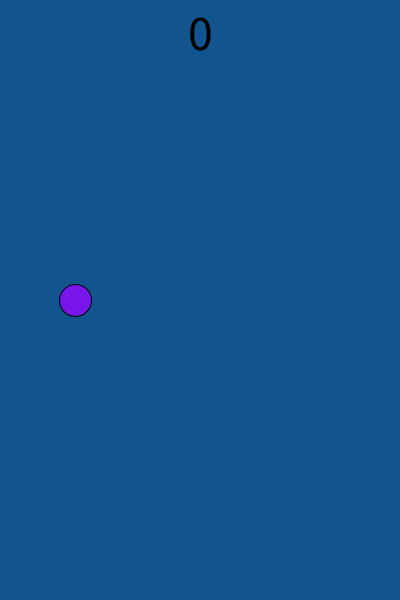
Frame 1 (no input)
Frame 60 (the mouse pressed at the canvas centre just before this capture): identical to frame 1, image omitted
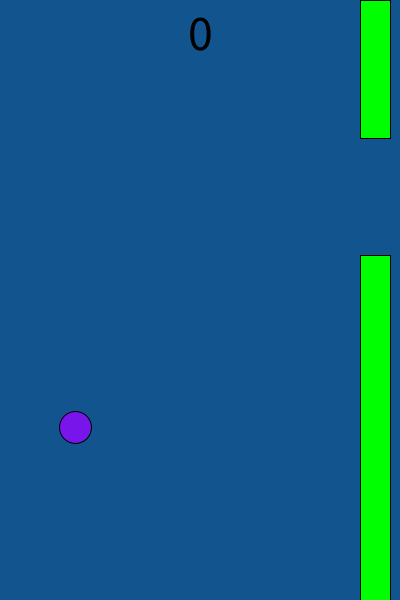
Frame 120 (the mouse held since frame 60 and released just before this capture)

The Processing sketch that drew these frames (run headless with seeded random() and noise(); from frame 60 on, the mouse is pressed at the canvas centre):

// Processing sketch: Flappy_Bird
// ── Flappy_Bird.pde
Bird bird;

ArrayList<Pipe> pipes;

boolean playing = false;
boolean gameOver = false;

int score = 0;

void setup() {

  size(400, 600);

  textAlign(CENTER);

  bird = new Bird();
  pipes = new ArrayList<Pipe>();
}

void draw() {

  background(17, 84, 142);

  bird.show();

  for (Pipe p : pipes) {

    p.show();
  }

  if (playing) {
    if (frameCount % 100 == 0) {

      pipes.add(new Pipe());
    }

    bird.update();


    for (int i = pipes.size() - 1; i >= 0; i--) {

      Pipe p = pipes.get(i);

      p.update();

      if (p.x < -p.w) {

        pipes.remove(p);
      }

      if (p.score(bird)) {
        
        score++;
      }

      if (p.hits(bird)) {
        
        playing = false;
        gameOver = true;
      }
    }
  }


  if (gameOver) {

    textSize(50);

    fill(255, 255, 0);

    if (mouseX > width / 2 - 125 && mouseX < width / 2 + 75) {
      if (mouseY > height / 2 && mouseY < height / 2 + 75) {

        fill(200, 200, 0);

        if (mousePressed) {

          playing = false;
          gameOver = false;
          
          score = 0;

          pipes = new ArrayList<Pipe>();
          bird = new Bird();
        }
      }
    }

    rect(width /2 - 125, height / 2, 250, 75);


    fill(0);
    text("Play again", width / 2, height / 2 + 50);

    textSize(75);
    text("Game Over", width / 2, height / 3);
  }
  
  fill(0);
  
  textSize(50);
  text(score, width / 2, 50);
}

void keyPressed() {

  if (playing && !gameOver) {
    if (key == ' ') {

      bird.up();
    }
  } else if (key == ' ' && !gameOver) {

    playing = true;
    bird.up();
  }
}

void mousePressed() {

  if (playing && !gameOver) {

    bird.up();
  } else if (!gameOver) {

    playing = true;
    bird.up();
  }
}
// ── Bird.pde
class Bird {

  PVector pos;

  PVector gravity = new PVector(0, 0.4);
  PVector vel = new PVector(0, 0);

  PVector lift = new PVector(0, -10);
  
  
  int size = 32;

  Bird() {

    pos = new PVector(75, height / 2);
  }

  void update() {

    vel.add(gravity);
    pos.add(vel);

    vel.mult(0.95);

    if (pos.y > height) {
      pos.y = height;
      vel.mult(0);
    }

    if (pos.y < 0) {
      pos.y = 0;
      vel.mult(0);
    }
  }

  void up() {

    vel.add(lift);
    pos.add(vel);
  }

  void show() {

    fill(120, 21, 234);

    ellipse(pos.x, pos.y, size, size);
  }
}
// ── Pipe.pde
class Pipe {

  float top;
  float bottom;
  float x;

  float openSpace;

  int w = 30;
  int speed = 2;

  color pipeColor = color(0, 255, 0);

  boolean scored = false;

  Pipe() {

    openSpace = random(bird.size * 3, bird.size * 4);

    top = random(openSpace / 2, height - openSpace * 2);
    bottom = top + openSpace;
    //println(top, bottom, openSpace);

    x = width;
  }

  void show() {

    fill(pipeColor);

    rect(x, 0, w, top);
    rect(x, bottom, w, height - bottom);
  }

  void update() {
    x -= speed;
  }

  boolean hits(Bird bird) {

    if (bird.pos.y - bird.size / 2 < top || 
      bird.pos.y + bird.size / 2 > bottom) {

      if (bird.pos.x + bird.size / 2 > x && 
        bird.pos.x - bird.size / 2 < x + w) {

        pipeColor = color(255, 0, 0);
        return true;
      }
    }

    return false;
  }

  boolean score(Bird bird) {

    if (!scored) {

      if (bird.pos.x > x + (w / 2)) {
        
        scored = true;
        return true;
      }
    }

    return false;
  }
}
